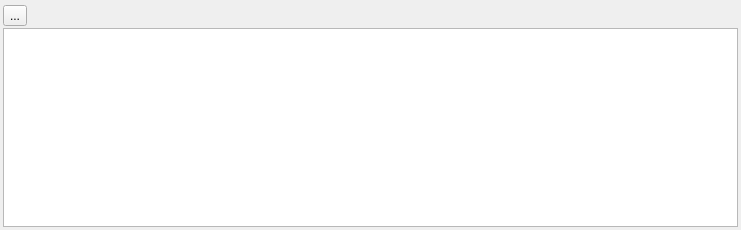
<?xml version="1.0" encoding="UTF-8"?>
<ui version="4.0">
 <class>PCGFlowGraphPanel</class>
 <widget class="QDockWidget" name="PCGFlowGraphPanel">
  <property name="geometry">
   <rect>
    <x>0</x>
    <y>0</y>
    <width>741</width>
    <height>230</height>
   </rect>
  </property>
  <property name="windowTitle">
   <string>Procedural Content Generation</string>
  </property>
  <widget class="QWidget" name="dockWidgetContents">
   <layout class="QVBoxLayout" name="verticalLayout">
    <property name="spacing">
     <number>0</number>
    </property>
    <property name="leftMargin">
     <number>3</number>
    </property>
    <property name="topMargin">
     <number>3</number>
    </property>
    <property name="rightMargin">
     <number>3</number>
    </property>
    <property name="bottomMargin">
     <number>3</number>
    </property>
    <item>
     <widget class="QWidget" name="TopTools" native="true">
      <property name="minimumSize">
       <size>
        <width>0</width>
        <height>25</height>
       </size>
      </property>
      <property name="maximumSize">
       <size>
        <width>16777215</width>
        <height>25</height>
       </size>
      </property>
      <layout class="QHBoxLayout" name="horizontalLayout_2">
       <property name="leftMargin">
        <number>0</number>
       </property>
       <property name="topMargin">
        <number>0</number>
       </property>
       <property name="rightMargin">
        <number>0</number>
       </property>
       <property name="bottomMargin">
        <number>0</number>
       </property>
       <item>
        <widget class="QToolButton" name="m_play">
         <property name="sizePolicy">
          <sizepolicy hsizetype="Fixed" vsizetype="Fixed">
           <horstretch>0</horstretch>
           <verstretch>0</verstretch>
          </sizepolicy>
         </property>
         <property name="toolTip">
          <string>Play</string>
         </property>
         <property name="statusTip">
          <string>Play</string>
         </property>
         <property name="text">
          <string>...</string>
         </property>
         <property name="popupMode">
          <enum>QToolButton::DelayedPopup</enum>
         </property>
        </widget>
       </item>
       <item>
        <spacer name="horizontalSpacer">
         <property name="orientation">
          <enum>Qt::Horizontal</enum>
         </property>
         <property name="sizeHint" stdset="0">
          <size>
           <width>725</width>
           <height>20</height>
          </size>
         </property>
        </spacer>
       </item>
      </layout>
     </widget>
    </item>
    <item>
     <widget class="Procedural::QGraphicsFlowView" name="m_graphicsView">
      <property name="contextMenuPolicy">
       <enum>Qt::CustomContextMenu</enum>
      </property>
      <property name="verticalScrollBarPolicy">
       <enum>Qt::ScrollBarAlwaysOff</enum>
      </property>
      <property name="horizontalScrollBarPolicy">
       <enum>Qt::ScrollBarAlwaysOff</enum>
      </property>
     </widget>
    </item>
   </layout>
  </widget>
  <action name="m_actionDeleteNodes">
   <property name="text">
    <string>DeleteNodes</string>
   </property>
   <property name="shortcut">
    <string>Del</string>
   </property>
  </action>
 </widget>
 <customwidgets>
  <customwidget>
   <class>Procedural::QGraphicsFlowView</class>
   <extends>QGraphicsView</extends>
   <header>flowscene/qgraphics_flow_view.h</header>
  </customwidget>
 </customwidgets>
 <resources/>
 <connections/>
</ui>
